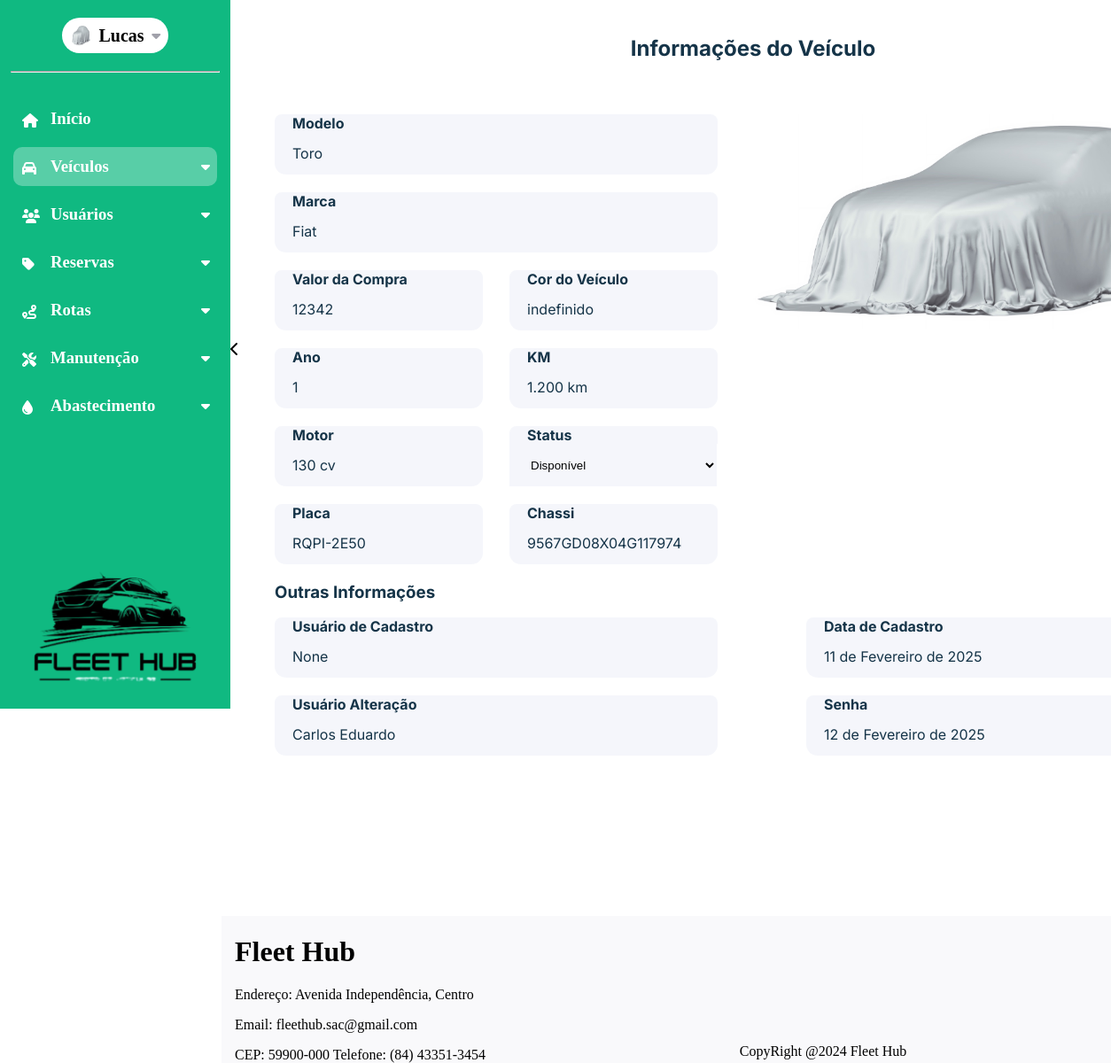
The page /informacoes_veiculo/1/ (signed in) on the database as committed earlier.
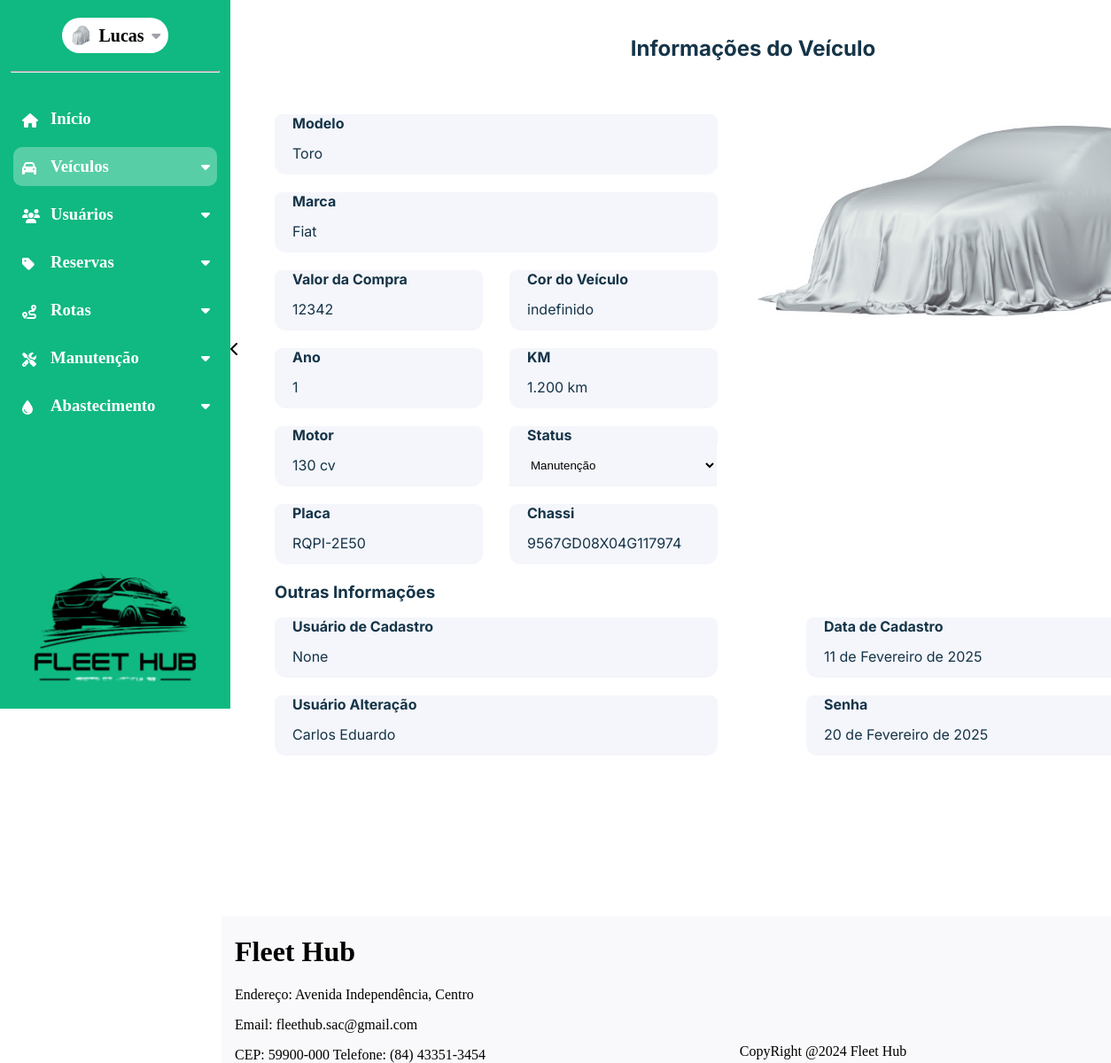
The same page on the database as committed later.
### dashboard/models.py (models this page shows, shortened)
class Veiculo(models.Model):
    modelo = models.CharField(max_length=50)
    marca = models.CharField(max_length=100)
    valor_compra = models.CharField(max_length=25)
    ano = models.IntegerField()
    km = models.CharField(max_length=20)
    motor = models.CharField(max_length=10)
    placa = models.CharField(max_length=20)
    chassi = models.CharField(max_length=20)
    cor = models.CharField(max_length=50, default="indefinido")
    imagem = models.ImageField(
        upload_to="imagens/veiculos",
        height_field=None,
        width_field=None,
        max_length=None,
        default="media/carro-escondido.jpg",
    )
    status = models.ForeignKey(
    Status_Veiculo,
    on_delete=models.SET_NULL,
    null=True,
    blank=True,
    related_name="veiculos_status"
)
    data_cadastro = models.DateField(auto_now_add=True)
    data_alteracao = models.DateField(auto_now=True)
    usuario_cadastro = models.ForeignKey(
        CustomUser,
        on_delete=models.SET_NULL,
        null=True,
        blank=True,
        related_name="veiculos_cadastrados",
    )
    usuario_alteracao = models.ForeignKey(
        CustomUser,
        on_delete=models.SET_NULL,
        null=True,
        blank=True,
        related_name="veiculos_alterados",
    )

class Status_Veiculo(models.Model):
    status = models.CharField(max_length=50, default=1)
    status_cor = models.CharField(max_length=10, null=True)
    def __str__(self):
        return self.status

class CustomUser(AbstractUser):
    nome = models.CharField(max_length=50)
    email = models.EmailField(max_length=254, unique=True)
    cpf = models.CharField(max_length=11, unique=True)
    telefone = models.CharField(max_length=15)
    rua = models.CharField(max_length=35)
    bairro = models.CharField(max_length=35)
    cidade = models.CharField(max_length=35)
    cep = models.CharField(max_length=15)
    imagem = models.ImageField(
        upload_to="imagens/usuario",
        height_field=None,
        width_field=None,
        max_length=None,
        default="carro-escondido.jpg",
    )
    estado = models.ForeignKey(Estado, on_delete=models.CASCADE, null=True, blank=True)
    tipo_usuario = models.ForeignKey(TipoUsuario, on_delete=models.CASCADE, null=True, blank=True)
    status_usuario = models.ForeignKey(StatusUsuario, on_delete=models.CASCADE, null=True, blank=True)
    groups = models.ManyToManyField(
        "auth.Group",
        related_name="customuser_set",
        blank=True
    )
    user_permissions = models.ManyToManyField(
        "auth.Permission",
        related_name="customuser_permissions_set",
        blank=True
    )
    def __str__(self):
        return self.nome

### dashboard/views.py (the view, shortened to what this page needs)
# urls.py: path('informacoes_veiculo/<int:id>/',views.informacoes_veiculo,name='informacoes_veiculo'),
@login_required
def informacoes_veiculo(request, id):
    veiculo = Veiculo.objects.get(id=id)
    status_list = Status_Veiculo.objects.all()
    error_message = None  # Para armazenar mensagens de erro
    success_message = None  # Para indicar sucesso
    return render(request, 'dashboard/informacoes_veiculos.html', {
        'veiculo': veiculo,
        'status': status_list,
        'error_message': error_message,
        'success_message': success_message,
    })

### dashboard/templates/dashboard/informacoes_veiculos.html (shortened to what the changed rows need)
{% extends 'base.html' %}
{% load static %}
{% block page_name %}informacoes_veiculo{% endblock page_name %}
{% block estilos %}
<link rel="stylesheet" href="{% static 'css/info_veiculo_style.css' %}">
<link href="https://cdnjs.cloudflare.com/ajax/libs/font-awesome/6.0.0-beta3/css/all.min.css" rel="stylesheet">
{% endblock estilos %}
{% block content %}
    <section id="conteudo-secundario">
        <h2 id='page_title'>Informações do Veículo</h2>
        <form action="" method="POST" enctype="multipart/form-data">
            <div class="container">
                <div class="menu_esquerdo">
                    <div class="input_container">
                        <label>Modelo</label>
                        <input name="modelo" class="input_detect input" type="text" id="modelo" value="{{veiculo.modelo}}" placeholder="Digite o nome do modelo do veículo" required>
                    </div>
                    <div class="input_container">
                        <label>Marca</label>
                        <input name="marca" class="input_detect input" type="text" id="marca" value="{{veiculo.marca}}" placeholder="Digite a marca do veículo" required>
                    </div>
                    <div class="campo_duplo">
                        <div class="input_container">
                            <label>Valor da Compra</label>
                            <input name="valor" class="input_detect input" type="text" value="{{veiculo.valor_compra}}" id="valor-carro" maxlength="14" placeholder="Digite o valor da compra" required>
                        </div>
                        <div class="input_container">
                            <label>Cor do Veículo</label>
                            <input name="cor" class="input_detect input" type="text" value="{{veiculo.cor}}" id="cor-carro" maxlength="14" placeholder="Digite a cor do Veículo" required>
                        </div>
                    </div>
                    <div class="campo_duplo">
                        <div class="input_container">
                            <label>Ano</label>
                            <input name="ano" class="input_detect input" type="text" value="{{veiculo.ano}}" id="ano-carro" placeholder="Digite o ano do veículo" required>
                        </div>
                        <div class="input_container">
                            <label>KM</label>
                            <input name="km" class="input_detect input" type="text" value="{{veiculo.km}}" id="km-carro" placeholder="Digite a quilometragem" required>
                        </div>
                    </div>
                    <div class="campo_duplo">
                        <div class="input_container">
                            <label>Motor</label>
                            <input name="motor" class="input_detect input" type="text" value="{{veiculo.motor}}" id="motor-carro" placeholder="Digite a potência do motor" required>
                        </div>
                        <div class="input_container">
                            <label>Status</label>
                            <select class="input_detect" name="status" id="select-status-carro">
                                <option selected>{{veiculo.status}}</option>
                            </select>
                        </div>
                    </div>
                    <div class="campo_duplo">
                        <div class="input_container">
                            <label>Placa</label>
                            <input name="placa" class="input_detect input" type="text" value="{{veiculo.placa}}" id="placa-carro" placeholder="Digite a placa do veículo" required>
                        </div>
                        <div class="input_container">
                            <label>Chassi</label>
                            <input name="chassi" class="input_detect input" type="text" value="{{veiculo.chassi}}" id="chassi-carro" placeholder="Digite o número do chassi" required>
                        </div>
                    </div>
                </div>
                <div class="menu_direito">
                    <div class="logo-img input_detect">
                        <img class="input_detect" src="{{veiculo.imagem.url}}" alt="" style="width: 100%;">
                    </div>
                </div>
            </div>
            <div class="menu-inferior">
                <div class="menu_esquerdo">
                    <div class="input_container">
                        <label>Usuário de Cadastro</label>
                        <input class="input" type="text" id="usuario-cadastro" value="{{veiculo.usuario_cadastro}}" disabled>
                    </div>
                    <div class="input_container">
                        <label>Usuário Alteração</label>
                        <input class="input" type="text" id="usuario-alteracao" value="{{veiculo.usuario_alteracao}}" disabled>
                    </div>
                </div>
                <div class="menu_direito-2">
                    <div class="input_container">
                        <label>Data de Cadastro</label>
                        <input class="input" type="text" id="data-cadastro" value="{{veiculo.data_cadastro}}" disabled>
                    </div>
                    <div class="input_container">
                        <label>Senha</label>
                        <input class="input" type="text" id="data-alteracao" value="{{veiculo.data_alteracao}}" disabled>
                    </div>
                </div>
            </div>
        </form>
    </section>
{% endblock %}

Rows that differ between the two databases and show on the page:
changed Veiculo "Toro": status "Disponível" → "Manutenção"; data_alteracao "12 de Fevereiro de 2025" → "20 de Fevereiro de 2025"
